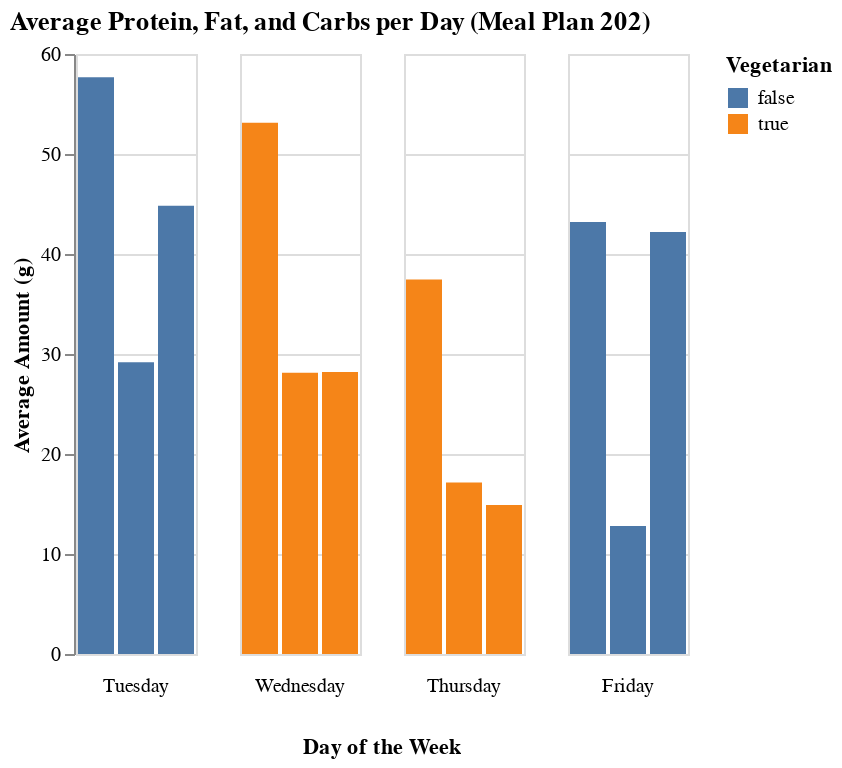

Write notebook code for a chart like this one.
### Markdown cell above
# **Part 6**

### Code cell
import altair as alt
import pandas as pd

# Select relevant columns for visualization, excluding Calories as requested
df_viz = df[[
    "Day of the Week", "Meal Plan Recipe Name", "Tasty Name", "Is Vegetarian",
    "Protein (g)", "Fat (g)", "Carbs (g)"
]].copy()

# Melt the dataframe to long format for Altair
df_melted = df_viz.melt(
    id_vars=["Day of the Week", "Meal Plan Recipe Name", "Tasty Name", "Is Vegetarian"],
    var_name="Nutrition Type",
    value_name="Amount"
)

# Drop rows where 'Amount' is NaN
df_melted.dropna(subset=["Amount"], inplace=True)

# Calculate the average amount for each nutrition type, grouped by day and vegetarian status
df_avg_nutrition_day = df_melted.groupby(["Day of the Week", "Nutrition Type", "Is Vegetarian"])["Amount"].mean().reset_index()

# Define the order of days for the x-axis
day_order = ["Monday", "Tuesday", "Wednesday", "Thursday", "Friday", "Saturday", "Sunday"]

# Create the Altair chart for average nutrition per day
chart = alt.Chart(df_avg_nutrition_day).mark_bar().encode(
    x=alt.X("Nutrition Type", axis=None), # Hide x-axis labels for Nutrition Type
    y=alt.Y("Amount", title="Average Amount (g)"),
    color=alt.Color("Is Vegetarian", legend=alt.Legend(title="Vegetarian")),
    column=alt.Column("Day of the Week", sort=day_order, header=alt.Header(titleOrient="bottom", labelOrient="bottom")),
    tooltip=[
        "Day of the Week",
        "Nutrition Type",
        "Amount",
        "Is Vegetarian"
    ]
).properties(
    title="Average Protein, Fat, and Carbs per Day (Meal Plan 202)"
).interactive() # Make the chart interactive

chart.display()

### Figure 1 — Vega-Lite specification as saved in the notebook (floating-point values rounded to 4 significant figures)
{"config": {"view": {"continuousWidth": 300, "continuousHeight": 300}}, "data": {"name": "data-f17fd4c72c0dafda470dbd86ab9059ec"}, "mark": {"type": "bar"}, "encoding": {"color": {"field": "Is Vegetarian", "legend": {"title": "Vegetarian"}, "type": "nominal"}, "column": {"field": "Day of the Week", "header": {"labelOrient": "bottom", "titleOrient": "bottom"}, "sort": ["Monday", "Tuesday", "Wednesday", "Thursday", "Friday", "Saturday", "Sunday"], "type": "nominal"}, "tooltip": [{"field": "Day of the Week", "type": "nominal"}, {"field": "Nutrition Type", "type": "nominal"}, {"field": "Amount", "type": "quantitative"}, {"field": "Is Vegetarian", "type": "nominal"}], "x": {"axis": null, "field": "Nutrition Type", "type": "nominal"}, "y": {"field": "Amount", "title": "Average Amount (g)", "type": "quantitative"}}, "params": [{"name": "param_1", "select": {"type": "interval", "encodings": ["x", "y"]}, "bind": "scales"}], "title": "Average Protein, Fat, and Carbs per Day (Meal Plan 202)", "$schema": "https://vega.github.io/schema/vega-lite/v5.20.1.json", "datasets": {"data-f17fd4c72c0dafda470dbd86ab9059ec": [{"Day of the Week": "Friday", "Nutrition Type": "Carbs (g)", "Is Vegetarian": false, "Amount": 43.2}, {"Day of the Week": "Friday", "Nutrition Type": "Fat (g)", "Is Vegetarian": false, "Amount": 12.8}, {"Day of the Week": "Friday", "Nutrition Type": "Protein (g)", "Is Vegetarian": false, "Amount": 42.2}, {"Day of the Week": "Thursday", "Nutrition Type": "Carbs (g)", "Is Vegetarian": true, "Amount": 37.45}, {"Day of the Week": "Thursday", "Nutrition Type": "Fat (g)", "Is Vegetarian": true, "Amount": 17.15}, {"Day of the Week": "Thursday", "Nutrition Type": "Protein (g)", "Is Vegetarian": true, "Amount": 14.9}, {"Day of the Week": "Tuesday", "Nutrition Type": "Carbs (g)", "Is Vegetarian": false, "Amount": 57.67}, {"Day of the Week": "Tuesday", "Nutrition Type": "Fat (g)", "Is Vegetarian": false, "Amount": 29.17}, {"Day of the Week": "Tuesday", "Nutrition Type": "Protein (g)", "Is Vegetarian": false, "Amount": 44.83}, {"Day of the Week": "Wednesday", "Nutrition Type": "Carbs (g)", "Is Vegetarian": true, "Amount": 53.13}, {"Day of the Week": "Wednesday", "Nutrition Type": "Fat (g)", "Is Vegetarian": true, "Amount": 28.13}, {"Day of the Week": "Wednesday", "Nutrition Type": "Protein (g)", "Is Vegetarian": true, "Amount": 28.2}]}}
